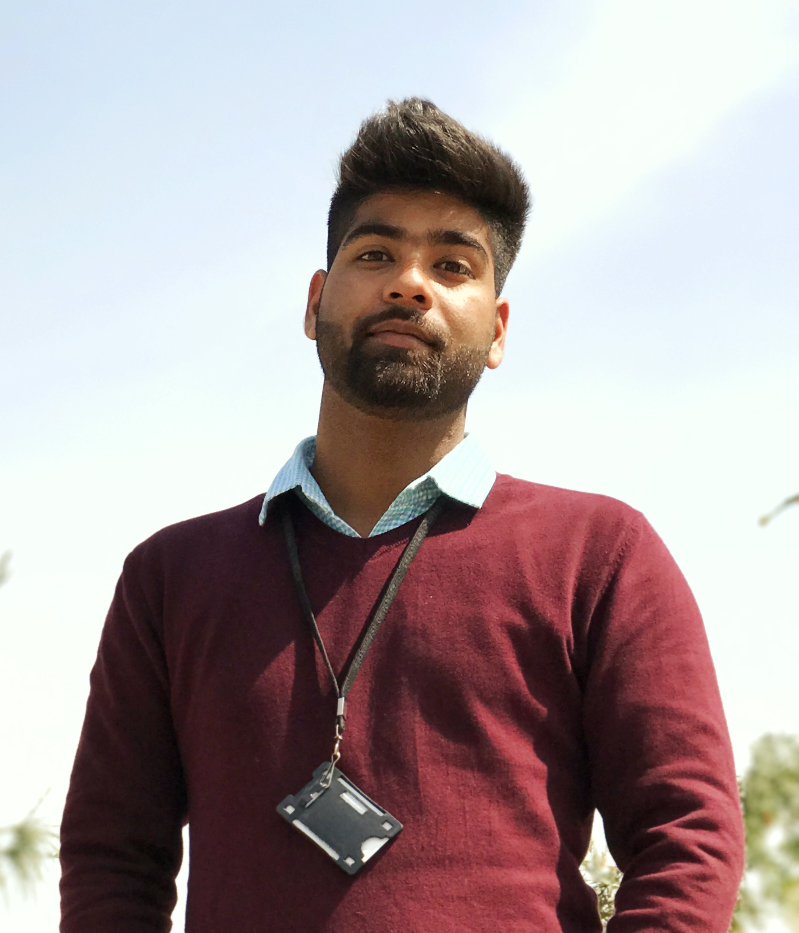
#> input picture IMG_2014-01.jpeg, 1598 x 1865 px (shown at 1/2 size)
$ python facedetection.py
#> lines starting #> are read from the running program, lines starting #| are printed output that depends on the picture
import cv2

face_cascade=cv2.CascadeClassifier("haarcascade_frontalface_default.xml")

img=cv2.imread(input("enter the name of image"))
#> the answer given: IMG_2014-01.jpeg
#> img is the input picture: shape (1865, 1598, 3); mean B, G, R 159.1, 158, 171.3
gray_img=cv2.cvtColor(img,cv2.COLOR_BGR2GRAY)
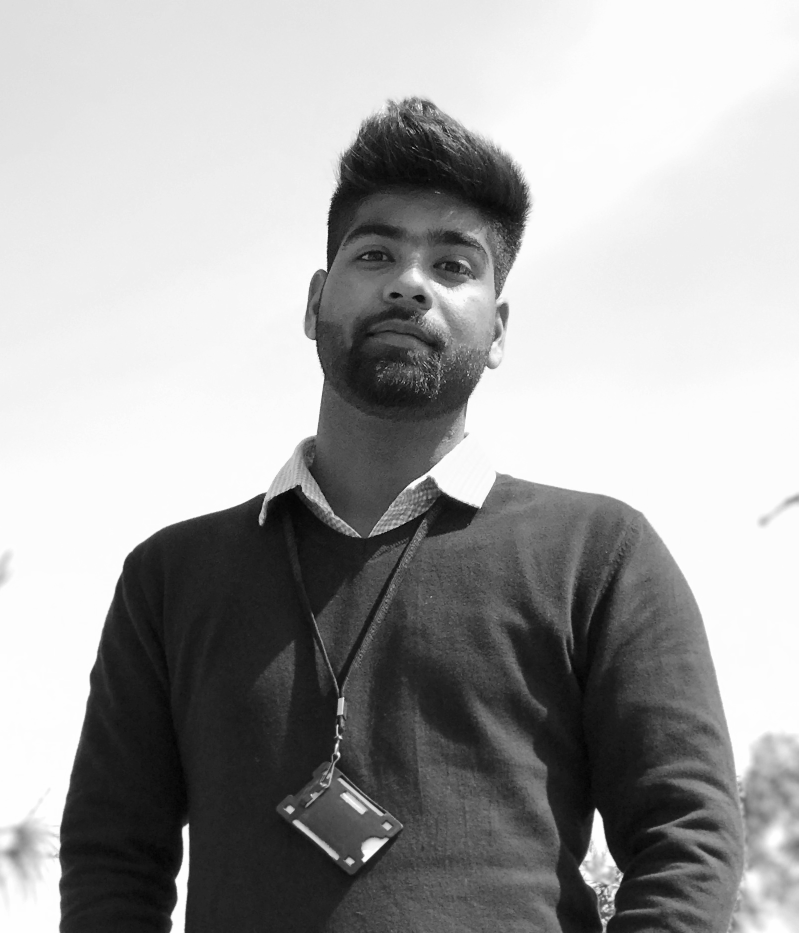
#> gray_img: shape (1865, 1598) (shown at 1/2 size); min 1, max 255, mean 162.1

faces=face_cascade.detectMultiScale(gray_img,
scaleFactor=1.05,
minNeighbors=5)
#> faces = [[563, 1331, 33, 33], [706, 1483, 60, 60], [617, 354, 417, 417]]


for x,y,w,h in faces:
    img=cv2.rectangle(img, (x,y),(x+w,y+h),(0,255,0),3)
#> this loop made 3 passes
#> pass 3, `img=cv2.rectangle(img, (x,y),(x+w,y+h),(0,255,0),3)`:
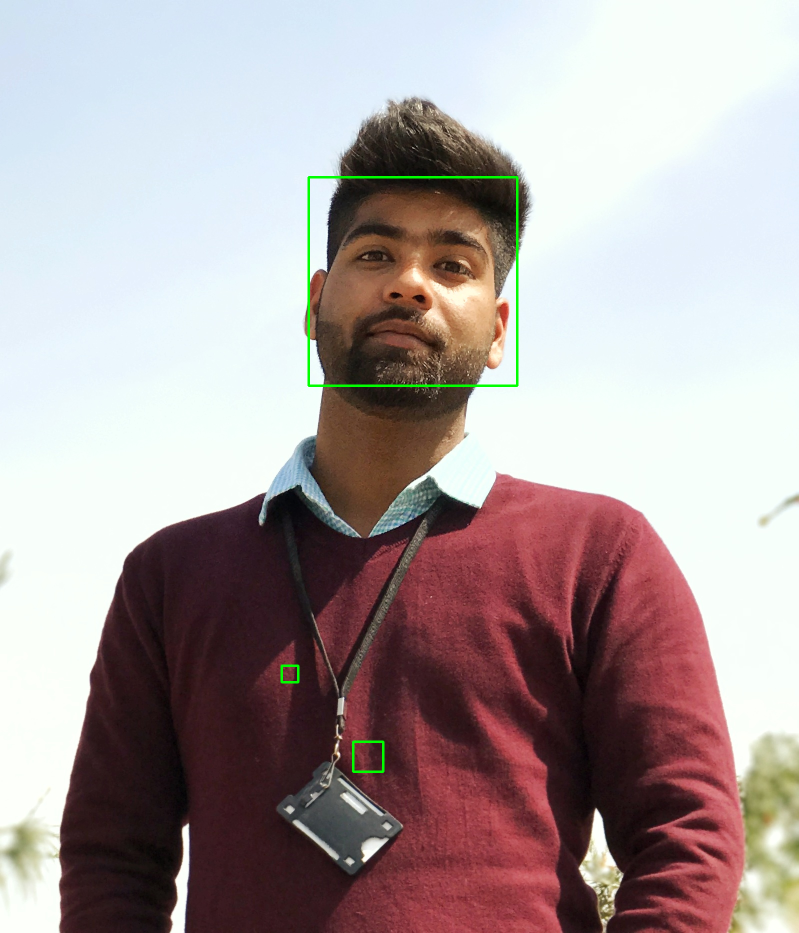
#> img: shape (1865, 1598, 3) (shown at 1/2 size); mean B, G, R 158.7, 158.5, 170.8

print (type(faces))
#| <class 'numpy.ndarray'>
print (faces)
#| [[ 563 1331   33   33]
#|  [ 706 1483   60   60]
#|  [ 617  354  417  417]]

resized=cv2.resize(img, (int(img.shape[1]/3) ,int(img.shape[0]/3)))
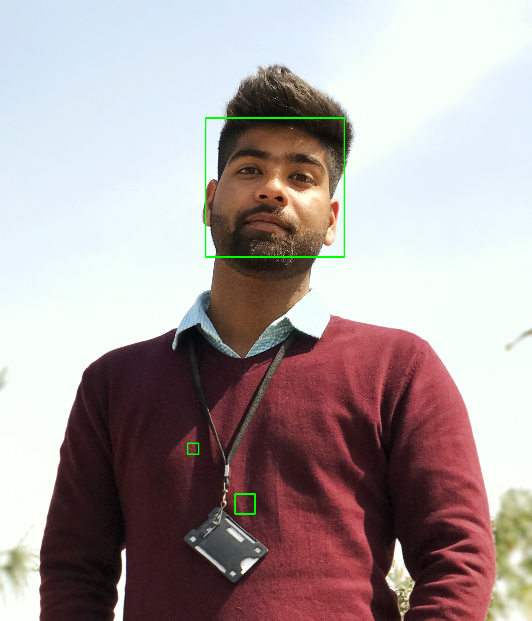
#> resized: shape (621, 532, 3); mean B, G, R 158.6, 158.4, 170.8

cv2.imshow("Gray",resized)
cv2.waitKey(0)
cv2.destroyAllWindows()

$ run again, on anish1.jpg
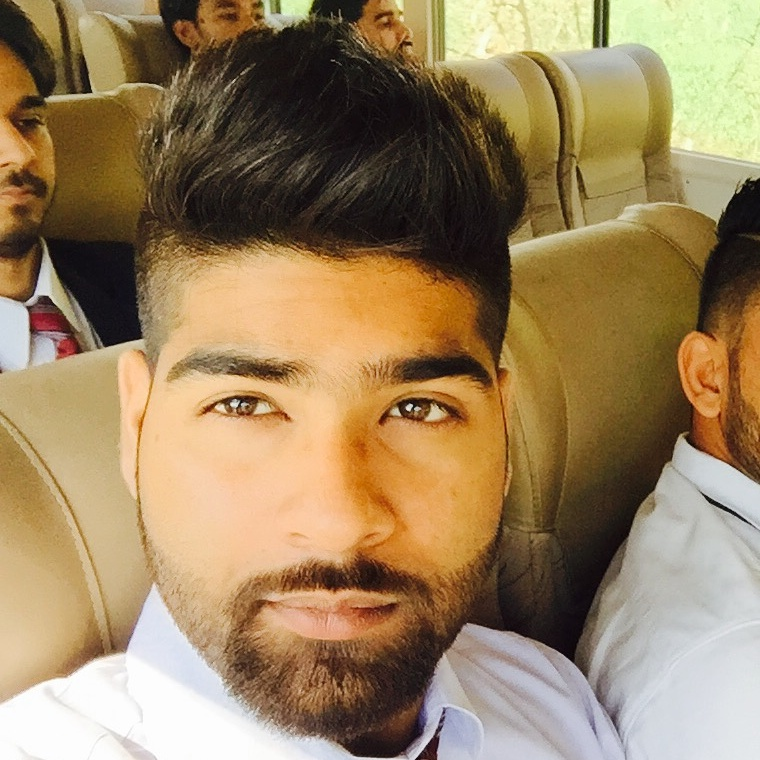
#> input picture anish1.jpg, 760 x 760 px
#> img is the input picture: shape (760, 760, 3); mean B, G, R 94.9, 130.4, 154.5
#> `gray_img=cv2.cvtColor(img,cv2.COLOR_BGR2GRAY)`:
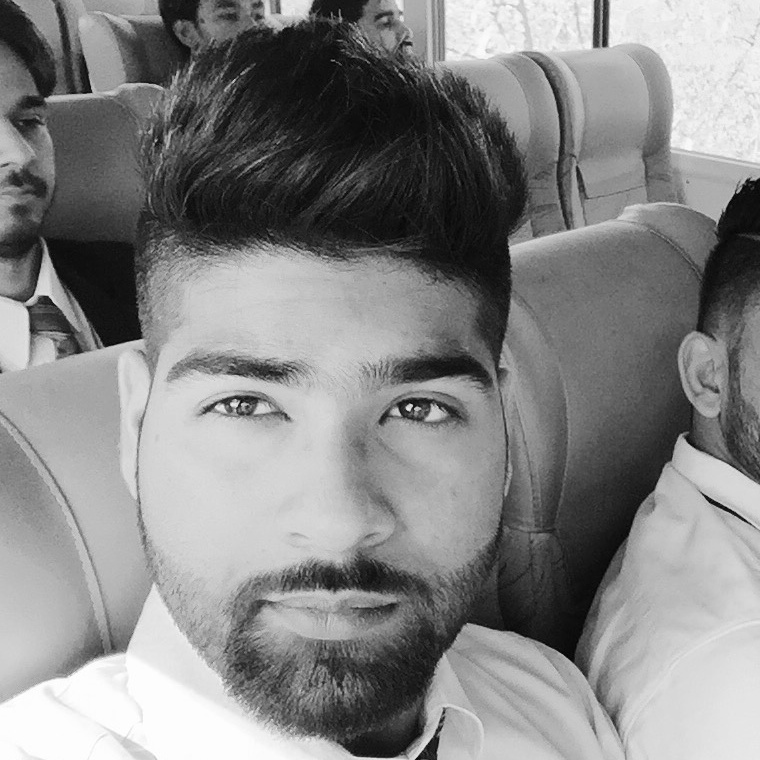
#> gray_img: shape (760, 760); min 0, max 255, mean 133.6
#> faces = [[98, 221, 467, 467]]
#> the loop `for x,y,w,h in faces:` made 1 pass
#| <class 'numpy.ndarray'>
#| [[ 98 221 467 467]]
#> `resized=cv2.resize(img, (int(img.shape[1]/3) ,int(img.shape[0]/3)))`:
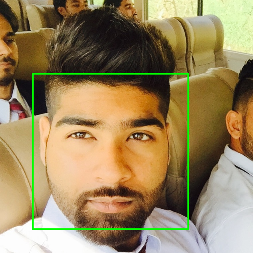
#> resized: shape (253, 253, 3); mean B, G, R 93.4, 133, 152.3
